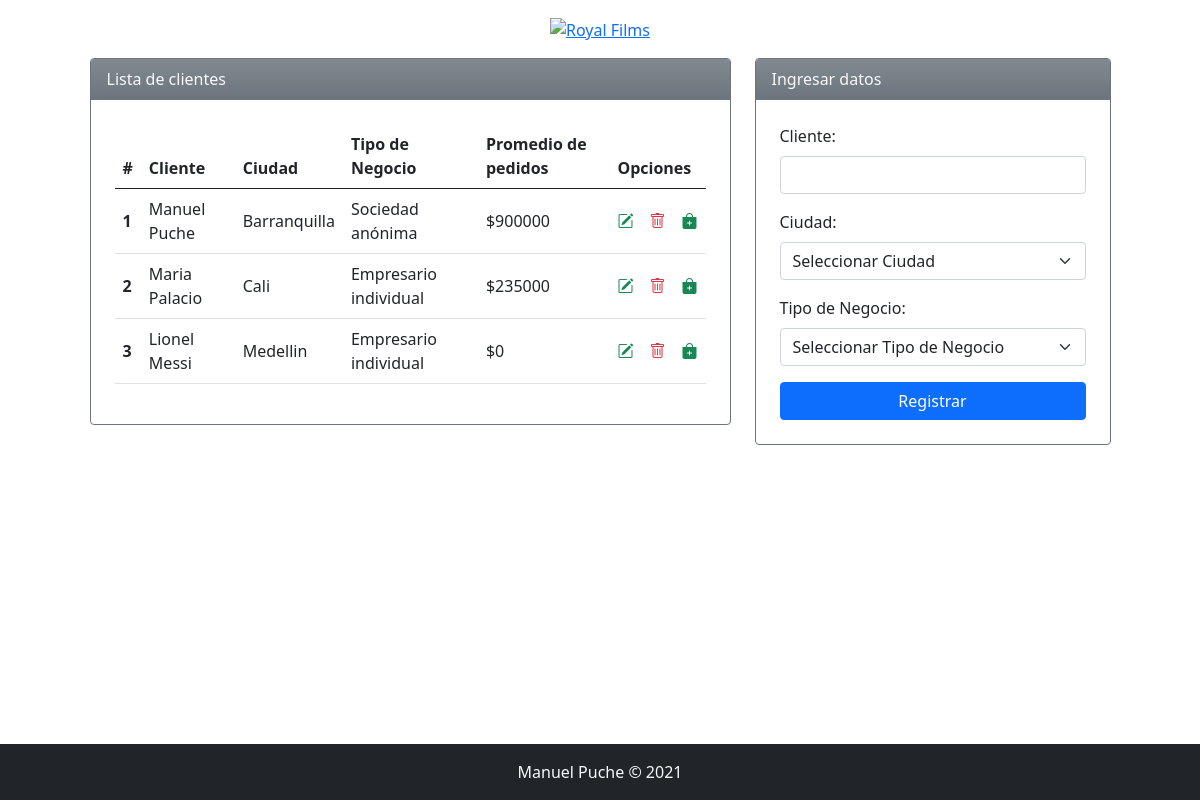
The page / on the database its author committed.
### tables this page shows
CREATE TABLE `cliente` (
  `id` int(11) NOT NULL,
  `nombre` varchar(25) NOT NULL,
  `ciudad` int(11) NOT NULL,
  `tipo_negocio` int(11) NOT NULL
);

CREATE TABLE `ciudad` (
  `id` int(11) NOT NULL,
  `nombre` varchar(25) NOT NULL
);

CREATE TABLE `tiponegocios` (
  `id` int(11) NOT NULL,
  `nombre` varchar(25) NOT NULL
);

### index.php (the view, shortened to what this page needs)
<?php include 'template/header.php'?>
<?php
    include_once "model/conexion.php";
    $senetencia = $bd -> query("select c.id, c.nombre, u.nombre as ciudad, t.nombre as tipo_negocio, ca2.valor_total from cliente c join ciudad u on c.ciudad = u.id join tiponegocios t on c.tipo_negocio = t.id left join (select avg(cu.valor_total) as valor_total, ca.cliente from pedidoscabecera ca join pedidoscuerpo cu on ca.valor_total = cu.id GROUP by ca.cliente) ca2 on c.id = ca2.cliente order by c.id");
    $persona = $senetencia->fetchAll(PDO::FETCH_OBJ);
?>
<div class="container mb-5">
    <div class="row justify-content-center">
        <div class="col-md-7 mb-5">
            <div class="card border border-secondary">
                <div class="card-header bg-secondary bg-gradient text-light">
                    Lista de clientes
                </div>
                <div class="p-4">
                    <table class="table align-middle">
                        <thead>
                            <tr>
                                <th scope="col">#</th>
                                <th scope="col">Cliente</th>
                                <th scope="col">Ciudad</th>
                                <th scope="col">Tipo de Negocio</th>
                                <th scope="col">Promedio de pedidos</th>
                                <th scope="col" colspan="3">Opciones</th>
                            </tr>
                        </thead>
                        <tbody>
                            <?php
                                $numero = 0;
                                foreach($persona as $dato){
                                $numero ++;
                            ?>
                            <tr>
                                <th scope="row"><?php echo $numero;?></th>
                                <td><?php echo $dato->nombre;?></td>
                                <td><?php echo $dato->ciudad;?></td>
                                <td><?php echo $dato->tipo_negocio;?></td>
                                <td><?php if($dato->valor_total != null){ echo "$".$dato->valor_total;}else{echo "$0";} ?></td>
                                <td><a class="text-success" href="editar.php?id=<?php echo $dato->id;?>"><i class="bi bi-pencil-square"></a></i></td>
                                <td><a onclick="return confirm('Estas seguro de eliminar?')" class="text-danger" href="eliminar.php?id=<?php echo $dato->id;?>"><i class="bi bi-trash"></i></a></i></td>
                                <td><a class="text-success" href="pedido.php?id=<?php echo $dato->id;?>&nombre=<?php echo $dato->nombre;?>"><i class="bi bi-bag-plus-fill"></a></i></td>
                            </tr>
                            <?php
                                }
                            ?>
                        </tbody>
                    </table>
                </div>
            </div>
        </div>
        <div class="col-md-4 mb-5">
            <div class="card border border-secondary">
                <div class="card-header bg-secondary bg-gradient text-light">
                    Ingresar datos
                </div>
                <form class="p-4" method="POST" action="registrar.php">
                    <div class="mb-3">
                        <label class="form-label">Cliente: </label>
                        <input type="text" class="form-control" name="txtCliente" autofocus require>
                    </div>
                    <div class="mb-3">
                        <label class="form-label">Ciudad: </label>
                        <select name="txtCiudad" class="form-select" aria-label="Default select example" require>
                            <option value="" selected>Seleccionar Ciudad</option>
                        </select>
                    </div>
                    <div class="mb-3">
                        <label class="form-label">Tipo de Negocio: </label>
                        <select name="txtNegocio" class="form-select" aria-label="Default select example" require>
                            <option value="" selected>Seleccionar Tipo de Negocio</option>
                        </select>
                    </div>
                    <div class="d-grid">
                        <input type="submit" class="btn btn-primary" value="Registrar">
                    </div>
                </form>
            </div>
        </div>
    </div>
</div>
<?php include 'template/footer.php'?>

### template/header.php (shortened to what this page needs)
<!doctype html>
<html lang="es">
  <head>
    <link rel="stylesheet" href="https://cdn.jsdelivr.net/npm/bootstrap@5.0.2/dist/css/bootstrap.min.css">
    <link rel="stylesheet" href="https://cdn.jsdelivr.net/npm/bootstrap-icons@1.7.2/font/bootstrap-icons.css">
  </head>
  <body>
      <div class="container-fluid bg-white bg-gradient">
          <div class="row">
              <div class="col-md">
                  <header class="py-3">
                      <div class="text-center">
                        <a href="./index.php">
                      <img src="https://lh3.googleusercontent.com/proxy/DmFtuW0CYF_eGKlbWAq_8ZdlLI-H6LIicuJPmP3aTmmf5cwsk_qkggcniJInMaWztLi6HON1wBQ_2EbFo4r-8wsNSNc95KwelGesawycLfYEKfBUt3Z3ce5qGTTqM7247_B2Eg" alt="Royal Films">
                      </a>
                    </div>
                  </header>
              </div>
          </div>
      </div>

### template/footer.php (shortened to what this page needs)
<footer class="container-fluid bg-dark fixed-bottom">
        <div class="row">
            <div class="col-md text-light text-center py-3">
                Manuel Puche © 2021
            </div>
        </div>
    </footer>
  </body>
</html>

### rows shown on the page
cliente: nombre "Manuel Puche", ciudad.nombre "Barranquilla", tiponegocios.nombre "Sociedad anónima", valor_total "900000"
cliente: nombre "Maria Palacio", ciudad.nombre "Cali", tiponegocios.nombre "Empresario individual", valor_total "235000"
cliente: nombre "Lionel Messi", ciudad.nombre "Medellin", tiponegocios.nombre "Empresario individual", shows "$0"
